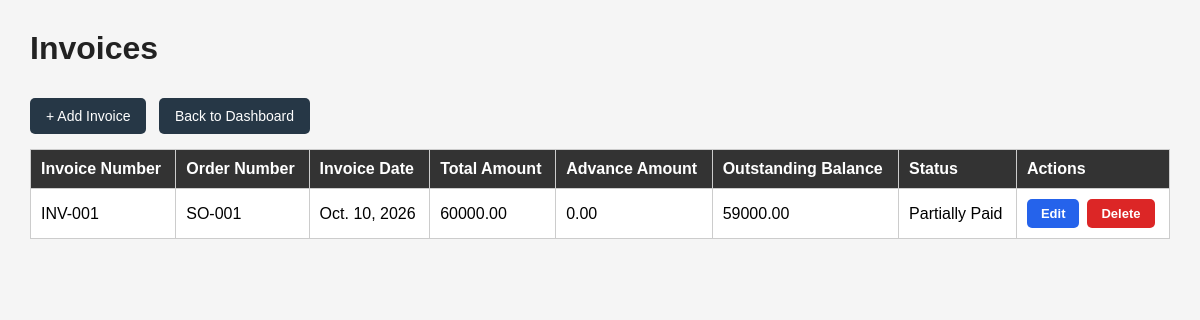
Screenshot of /api/invoices/ (signed in) with the database file from the repository.
### manufacturing/models.py (models this page shows, shortened)
class Invoice(models.Model):
    sales_order = models.ForeignKey(
        SalesOrder,
        on_delete=models.CASCADE
    )
    invoice_number = models.CharField(max_length=50, unique=True)
    invoice_date = models.DateField()
    total_amount = models.DecimalField(max_digits=12, decimal_places=2)
    advance_amount = models.DecimalField(
        max_digits=12,
        decimal_places=2,
        default=0
    )
    status = models.CharField(
        max_length=20,
        choices=[
            ('Unpaid', 'Unpaid'),
            ('Partially Paid', 'Partially Paid'),
            ('Paid', 'Paid'),
        ],
        default='Unpaid'
    )
    @property
    def outstanding_balance(self):
        total_payments = sum(
            self.payments.values_list('amount', flat=True),
            Decimal('0.00')
        )
        balance = self.total_amount - self.advance_amount - total_payments
        return max(balance, Decimal('0.00'))

class SalesOrder(models.Model):
    order_number = models.CharField(max_length=20, unique=True)
    customer = models.ForeignKey(
        Customer,
        on_delete=models.CASCADE
    )
    quotation = models.ForeignKey(
        Quotation,
        on_delete=models.SET_NULL,
        null=True,
        blank=True
    )
    order_date = models.DateField(auto_now_add=True)
    status = models.CharField(
        max_length=20,
        default='Pending'
    )
    total_amount = models.DecimalField(
        max_digits=10,
        decimal_places=2,
        default=0
    )

### manufacturing/views.py (the view)
# urls.py: path('invoices/', views.invoice_page, name='invoice_page'),
@login_required
def invoice_page(request):
    invoices = Invoice.objects.select_related('sales_order').all()
    return render(request, 'invoices.html', {
        'invoices': invoices
    })

### manufacturing/templates/invoices.html (shortened to what this page needs)
<!DOCTYPE html>
<html>
<head>
</head>
<body>
    <h1>Invoices</h1>
    <a href="{% url 'add_invoice' %}" class="button">+ Add Invoice</a>
<a href="{% url 'dashboard' %}" class="button">Back to Dashboard</a>
    <table>
        <tr>
            <th>Invoice Number</th>
            <th>Order Number</th>
            <th>Invoice Date</th>
            <th>Total Amount</th>
            <th>Advance Amount</th>
            <th>Outstanding Balance</th>
            <th>Status</th>
            <th>Actions</th>
        </tr>
        {% for invoice in invoices %}
        <tr>
            <td>{{ invoice.invoice_number }}</td>
            <td>{{ invoice.sales_order.order_number }}</td>
            <td>{{ invoice.invoice_date }}</td>
            <td>{{ invoice.total_amount }}</td>
            <td>{{ invoice.advance_amount }}</td>
            <td>{{ invoice.outstanding_balance }}</td>
            <td>{{ invoice.status }}</td>
<td>
    <div class="action-buttons">
        <a href="{% url 'edit_invoice' invoice.id %}"
           class="action-btn edit-btn">
            Edit
        </a>
        <form method="POST"
              action="{% url 'delete_invoice' invoice.id %}"
              onsubmit="return confirm('Are you sure you want to delete this invoice? Related payment data may also be affected.');"
              style="margin:0;">
            <button type="submit" class="action-btn delete-btn">
                Delete
            </button>
        </form>
    </div>
</td>
        </tr>
        {% empty %}
        <tr>
            <td colspan="8">No invoices available.</td>
        </tr>
        {% endfor %}
    </table>
</body>
</html>

### manufacturing/templates/invoices.html (style rules this page uses)
body { font-family: Arial, sans-serif; margin: 30px; background: #f5f5f5; }
h1 { color: #222; }
table { width: 100%; border-collapse: collapse; background: white; }
th, td { border: 1px solid #ccc; padding: 10px; text-align: left; }
th { background: #333; color: white; }
.button { display: inline-block; padding: 10px 16px; margin: 10px 8px 15px 0; background: #263746; color: #ffffff; text-decoration: none; border: none; border-radius: 5px; font-size: 14px; cursor: pointer; }
.action-buttons { display: flex; align-items: center; gap: 8px; white-space: nowrap; }
.action-btn { display: inline-block; padding: 7px 14px; border-radius: 5px; color: white; font-size: 13px; font-weight: bold; text-align: center; text-decoration: none; border: none; cursor: pointer; transition: background 0.3s, transform 0.2s; }
.edit-btn { background: #2563eb; }
.delete-btn { background: #dc2626; }

### rows the page displays
Invoice: invoice_number "INV-001", sales_order.order_number "SO-001", invoice_date "Oct. 10, 2026", total_amount "60000.00", advance_amount "0.00", outstanding_balance "59000.00", status "Partially Paid"
